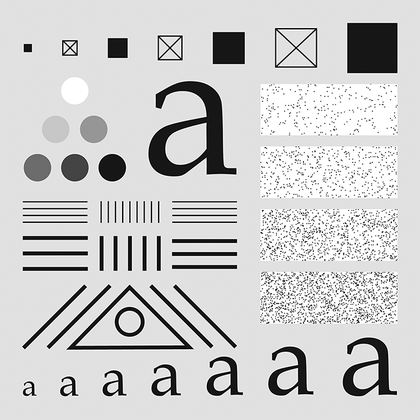
%> input picture Image Processing/images/characters.tif, 420 x 420 px, shrunk from 688 x 688 before the run
$ octave script2_2.m   (GNU Octave 9; MATLAB toolbox functions it lacks are replaced by stand-ins)
%> lines starting %> are read from the running program, lines starting %| are printed output that depends on the picture
### Image Processing/Assignment 2/IPftfilter.m
%Perform frequency domain filtering on image x with mask H
function y = IPftfilter(x,H)
    H = rot90(H,2);

    %Pad image and mask to same size
    s = size(x) + size(H) - 1;
    xp = x; xp(s(1),s(2)) = 0;
    Hp = H; Hp(s(1),s(2)) = 0;
    Hp = double(Hp); xp = double(xp);

    %Perform multiplication in frequency domain
    y = ifft2(fft2(Hp) .* fft2(xp));

    %Remove padding
    y = uint8(real(y));
    b = ceil((s - size(x)) / 2);
    y = y(b(1):s(1)-b(1), b(2):s(2)-b(2));
end

### Image Processing/Assignment 2/IPgaussian.m
%Creates a MxN lowpass Gaussian mask with cutoff frequency D0
function H = IPgaussian(D0, M, N)
    H = zeros(M, N);
    middle = [(M+1)/2, (N+1)/2];

    for i = 1: M
        for j = 1: N
            d = abs(i - middle(1)) + abs(j - middle(2));
            H(i, j) = exp((-d) / (2 * D0));
        end
    end

    %Normalize mask
    H = H / sum(sum(H));
end

### Image Processing/Assignment 2/script2_2.m
%Reset workspace
close all;
clear all;

%Initialize data
chars = imread('../images/characters.tif');
%> chars is the input picture: size 420x420 uint8; min 0, max 255, mean 203.5
D0 = [0.5,1,3,8,10,20,50,100];
c = 3;

%Show original image
figure;hold on;
colormap(gray(256));
subplot(ceil((length(D0)+1) / c), c, 1);
imshow(chars);
title('characters.tif');

%Show filtered images for several values of D0
for i = 1:length(D0)
    H = IPgaussian(D0(i), 80, 80);
    r = IPftfilter(chars, H);
    subplot(ceil((length(D0)+1) / c), c, i+1);
    imshow(r);
    title(['D0=' num2str(D0(i)) ', M=80, N=80']);
end
%> this loop made 8 passes
%> pass 1, in IPftfilter, `xp = double(xp)`:
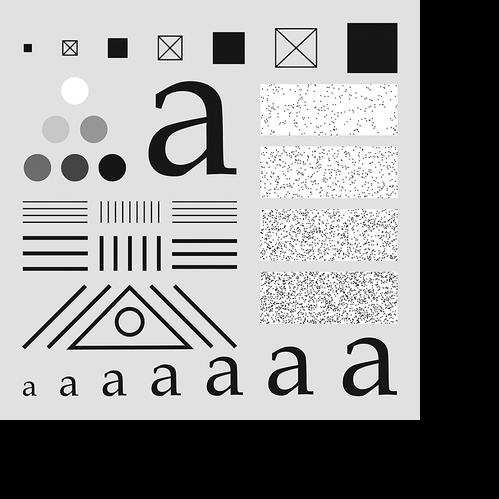
%> xp: size 499x499 double; min 0, max 255, mean 144.2
%> pass 1, in IPftfilter, `y = ifft2(fft2(Hp) .* fft2(xp));`:
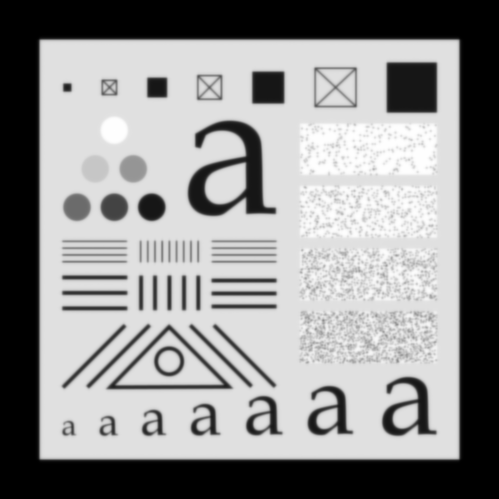
%> y: size 499x499 double; min -2.09e-13, max 255, mean 144.2; drawn with min black and max white
%> pass 1, in IPftfilter, `y = y(b(1):s(1)-b(1), b(2):s(2)-b(2));`:
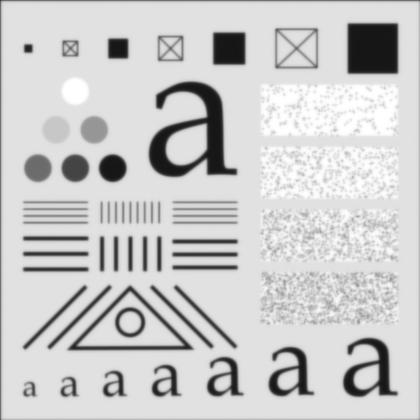
%> y: size 420x420 uint8; min 22, max 255, mean 202.5
%> after the loop:
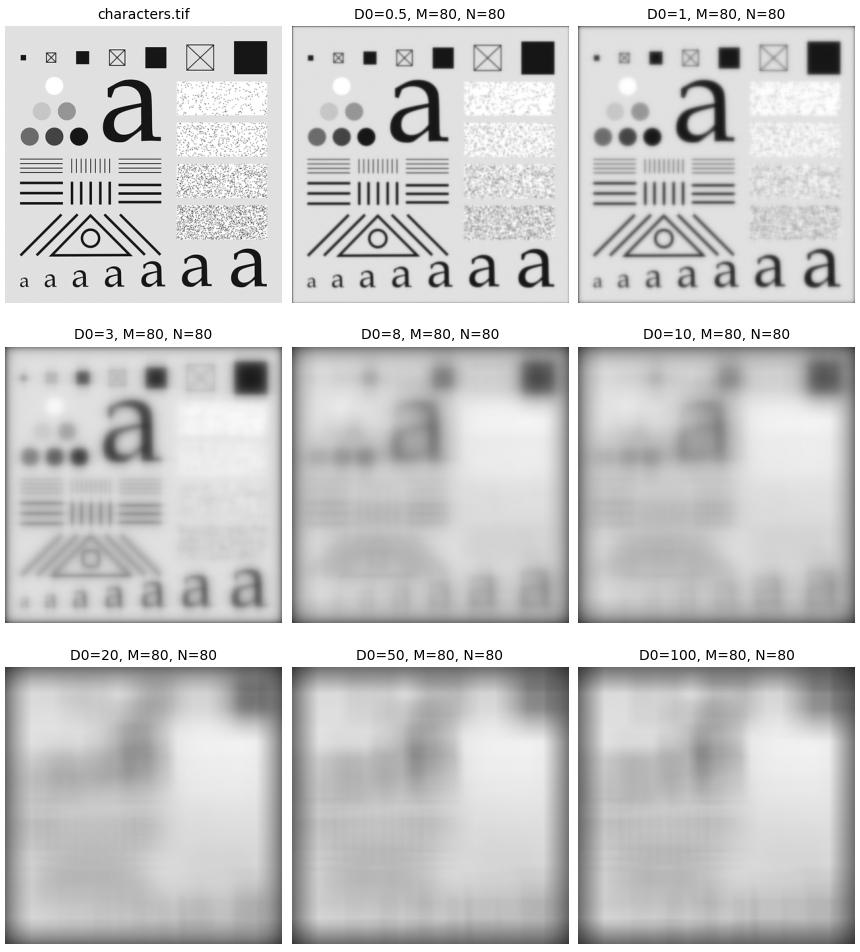
%> figure redrawn from the program's plot data, 9 panels
